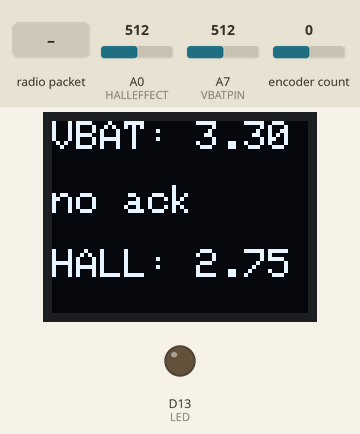
A sketch run on a simulated Adafruit Feather M0. On the bench: 64×48 one-colour display, output pins drawn as LEDs (lit = HIGH). Inputs (shaded band) come from the test bench; at power-on: A0 (HALLEFFECT) = 512, A7 (VBATPIN) = 512, encoder count 0. The display library's start-up logo is not drawn; no radio packets arrive unless stated; pins used as bus, display or sensor lines are not drawn; what the sketch prints to the serial monitor is not drawn.

Above: at 3.7 s.
3.8 s: radio packet "1" arrives
At 5.0 s:
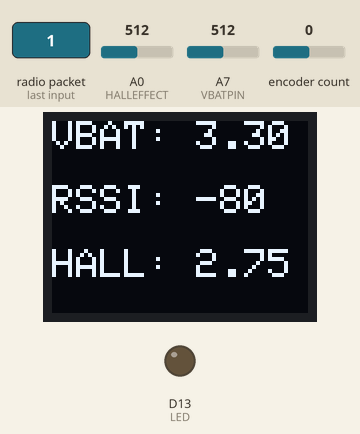
5.5 s: A0 (HALLEFFECT) set to 640
At 11.4 s:
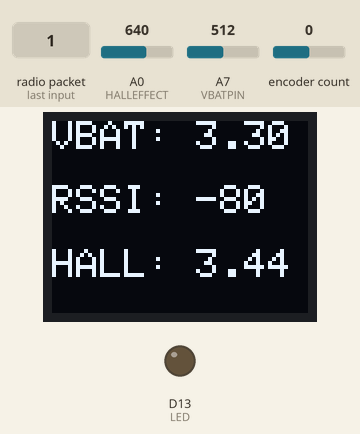
11.9 s: A0 (HALLEFFECT) set to 666
At 15.3 s:
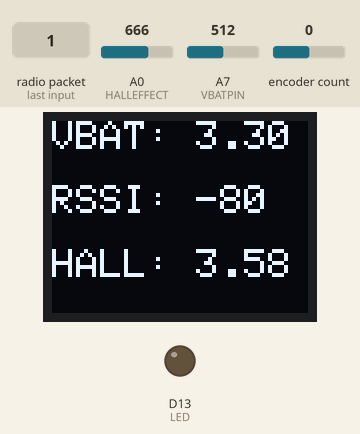
16.1 s: A7 (VBATPIN) set to 716
At 20.1 s:
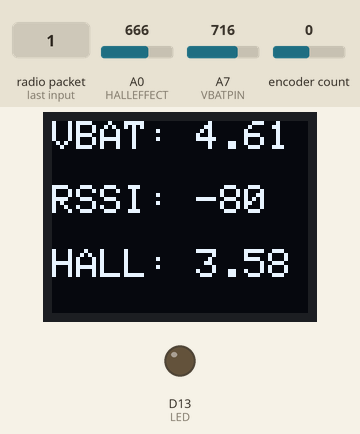
20.4 s: radio packet "0" arrives
At 21.3 s:
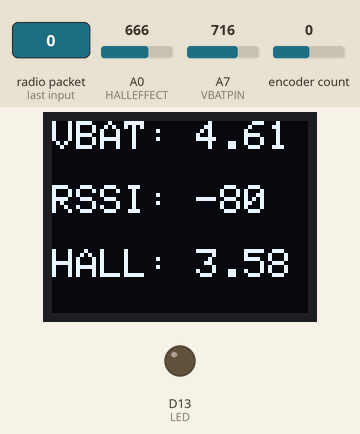
22.0 s: A7 (VBATPIN) set to 900
At 27.6 s:
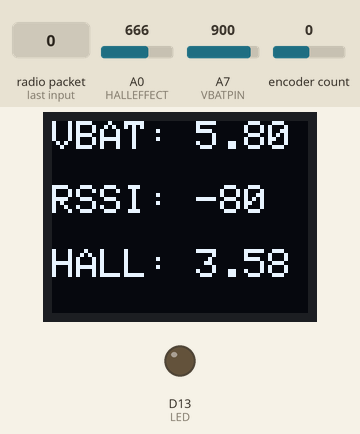
Timing chart, 0 to 29.1 s (numbered marks = the images above; inputs shaded):
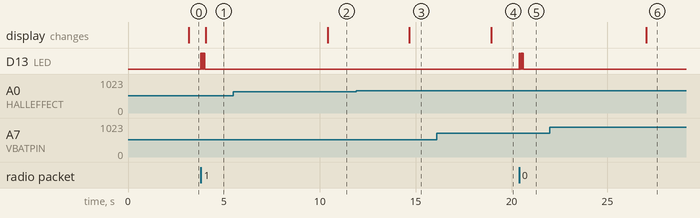

The sketch:

packet_radio_TX.ino
```cpp
// rf69 demo tx rx.pde
// -*- mode: C++ -*-
// Example sketch showing how to create a simple addressed, reliable messaging client
// with the RH_RF69 class. RH_RF69 class does not provide for addressing or
// reliability, so you should only use RH_RF69  if you do not need the higher
// level messaging abilities.
// It is designed to work with the other example rf69_server.
// Demonstrates the use of AES encryption, setting the frequency and modem
// configuration

#include <SPI.h>
#include <RH_RF69.h>
#include <RHReliableDatagram.h>
#include <SFE_MicroOLED.h>  // Include the SFE_MicroOLED library
#include <Encoder.h>

//////////////////////////
// MicroOLED Definition //
//////////////////////////
#define PIN_RESET 12  // Connect RST to pin 9
#define PIN_DC    11  // Connect DC to pin 8
#define PIN_CS    10 // Connect CS to pin 10
#define DC_JUMPER 0

//////////////////////////////////
// MicroOLED Object Declaration //
//////////////////////////////////
MicroOLED oled(PIN_RESET, PIN_DC, PIN_CS); // SPI declaration

// Encoder definition
#define ENCODERPIN0 5
#define ENCODERPIN1 6
Encoder knob(ENCODERPIN0, ENCODERPIN1);

/************ Radio Setup ***************/

// Change to 434.0 or other frequency, must match RX's freq!
#define RF69_FREQ 915.0

// change addresses for each client board, any number :)
#define MY_ADDRESS 0
#define RX1_ADDRESS 1
#define RX2_ADDRESS 2
#define NUM_RX 2

uint8_t rxAddresses[] = {RX1_ADDRESS,RX2_ADDRESS};


#if defined(ARDUINO_SAMD_FEATHER_M0) // Feather M0 w/Radio
  #define RFM69_CS      8
  #define RFM69_INT     3
  #define RFM69_RST     4
  #define LED           13
#endif


// Singleton instance of the radio driver
RH_RF69 rf69(RFM69_CS, RFM69_INT);

// Class to manage message delivery and receipt, using the driver declared above
RHReliableDatagram rf69_manager(rf69, MY_ADDRESS);


int16_t packetnum = 0;  // packet counter, we increment per xmission
int16_t lastRSSI = 0;

#define VBATPIN A7
#define HALLEFFECT A0
float measuredvbat = analogRead(VBATPIN)*2.0*3.3/1024;
float measuredhall = analogRead(HALLEFFECT)*5.0/3.0*3.3/1024;

void setup()
{
  Serial.begin(115200);
  //while (!Serial) { delay(1); } // wait until serial console is open, remove if not tethered to computer

  digitalPinToInterrupt(ENCODERPIN0); //on M0, Encoder library doesn't auto set these as interrupts
  digitalPinToInterrupt(ENCODERPIN1);

  oled.begin();    // Initialize the OLED
  oled.clear(ALL); // Clear the display's internal memory
  oled.display();  // Display what's in the buffer (splashscreen)
  delay(1000);     // Delay 1000 ms
  oled.clear(PAGE); // Clear the buffer.
  oled.display();


  pinMode(LED, OUTPUT);
  pinMode(RFM69_RST, OUTPUT);
  digitalWrite(RFM69_RST, LOW);

  Serial.println("Feather Addressed RFM69 TX Test!");
  Serial.println();

  // manual reset
  digitalWrite(RFM69_RST, HIGH);
  delay(10);
  digitalWrite(RFM69_RST, LOW);
  delay(10);

  if (!rf69_manager.init()) {
    Serial.println("RFM69 radio init failed");
    while (1);
  }
  Serial.println("RFM69 radio init OK!");
  // Defaults after init are 434.0MHz, modulation GFSK_Rb250Fd250, +13dbM (for low power module)
  // No encryption
  if (!rf69.setFrequency(RF69_FREQ)) {
    Serial.println("setFrequency failed");
  }

  // If you are using a high power RF69 eg RFM69HW, you *must* set a Tx power with the
  // ishighpowermodule flag set like this:
  rf69.setTxPower(20, true);  // range from 14-20 for power, 2nd arg must be true for 69HCW

  // The encryption key has to be the same as the one in the server
  uint8_t key[] = { 0xAB, 0xCD, 0xEF, 0x01, 0x23, 0x45, 0x67, 0x89,
                    0xFE, 0xDC, 0xBA, 0x98, 0x76, 0x54, 0x32, 0x10};
  rf69.setEncryptionKey(key);

  pinMode(LED, OUTPUT);
  pinMode(VBATPIN, INPUT);

  Serial.print("RFM69 radio @");  Serial.print((int)RF69_FREQ);  Serial.println(" MHz");
}


// Dont put this on the stack:
uint8_t buf[RH_RF69_MAX_MESSAGE_LEN];
uint8_t data[] = "  OK";
long oldKnobPosition  = -999;
char radiopacket[20] = "Hello World #";

void loop() {
  //delay(1000);  // Wait 1 second between transmits, could also 'sleep' here!
 long newKnobPosition = knob.read();
  if (newKnobPosition != oldKnobPosition) {
    oldKnobPosition = newKnobPosition;
  //  Serial.println(newKnobPosition);
  }

  measuredvbat = analogRead(VBATPIN)*2.0*3.3/1024;
 // Serial.print("VBat: " );
	Serial.print(measuredvbat);
	Serial.print(" ");
  measuredhall = analogRead(HALLEFFECT)*5.0/3.0*3.3/1024;
//  Serial.print("HallEffect: " );
	Serial.print(measuredhall);
	Serial.print(" ");
  strcpy(radiopacket,"Hello World #");
  itoa(packetnum++, radiopacket+13, 10);

	if (measuredhall < 1.5)
	{
		strcpy(radiopacket,"A");
	}
	if (measuredhall > 3.5)
	{
		strcpy(radiopacket,"B");
	}

  Serial.print("Sending "); Serial.println(radiopacket);

	for (int i=0; i<NUM_RX; i++)
	{
	  // Send a message to the DESTINATION!
		if (rf69_manager.sendtoWait((uint8_t *)radiopacket, strlen(radiopacket), rxAddresses[i]))
		{
			// Now wait for a reply from the server
			uint8_t len = sizeof(buf);
			uint8_t from;
			if (rf69_manager.recvfromAckTimeout(buf, &len, 2000, &from))
			{
				buf[len] = 0; // zero out remaining string

			 // Serial.print("Got reply from #"); Serial.print(from);
			 // Serial.print(" [RSSI :");
			  lastRSSI = rf69.lastRssi();
			  Serial.println(lastRSSI);

			 // Serial.print("] : ");
			 // Serial.println((char*)buf);
			  Blink(LED, 40, 3); //blink LED 3 times, 40ms between blinks
			}
			else
			{
				Serial.println("No reply, is anyone listening?");
			}
		}
		else
		{
			Serial.println("Sending failed (no ack)");
			lastRSSI = 0;
		}
		update_page();
	}
}

void Blink(byte PIN, byte DELAY_MS, byte loops) {
  for (byte i=0; i<loops; i++)  {
    digitalWrite(PIN,HIGH);
    delay(DELAY_MS);
    digitalWrite(PIN,LOW);
    delay(DELAY_MS);
  }
}

void update_page()
{
    oled.clear(PAGE);            // Clear the display
    oled.setCursor(0, 0);        // Set cursor to top-left
    oled.setFontType(0);         // Smallest font
    oled.print("VBAT: ");       // Print "VBATT:"
    oled.print(measuredvbat);    // Print VBATT reading
    oled.setCursor(0, 16);       // Set cursor to top-middle-left
    oled.setFontType(0);         // Repeat
    if (lastRSSI==0)
    {
        oled.print("no ack");
    }
    else
    {
        oled.print("RSSI: ");
        oled.print(lastRSSI);
    }
	oled.setCursor(0, 32);
	oled.print("HALL: ");       // Print "HALL:"
    oled.print(measuredhall);    // Print HallEffect reading
    oled.display();
}
```

Measured:
- after the input at 3.8 s, D13 (LED): alternates HIGH for 0.04 s and LOW for 0.04 s, 6 changes in all, then stays LOW, starting at once; the display: changes after 0.25 s (image 1)
- after the input at 5.5 s, the display: changes after 4.9 s (image 2)
- after the input at 11.9 s, the display: changes after 2.8 s (image 3)
- after the input at 16.1 s, the display: changes after 2.8 s (image 4)
- after the input at 20.4 s, D13 (LED): alternates HIGH for 0.04 s and LOW for 0.04 s, 6 changes in all, then stays LOW, starting at once
- after the input at 22.0 s, the display: changes after 5.0 s (image 6)
